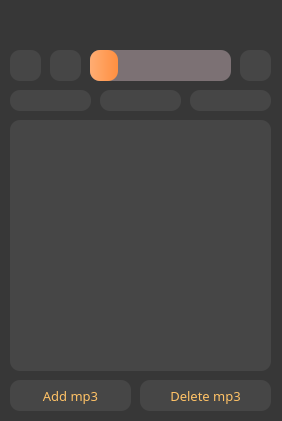
<?xml version="1.0" encoding="UTF-8"?>
<ui version="4.0">
 <class>Form</class>
 <widget class="QWidget" name="Form">
  <property name="geometry">
   <rect>
    <x>0</x>
    <y>0</y>
    <width>282</width>
    <height>421</height>
   </rect>
  </property>
  <property name="windowTitle">
   <string>Audio player</string>
  </property>
  <property name="windowIcon">
   <iconset theme="ico">
    <normaloff>.</normaloff>.</iconset>
  </property>
  <property name="autoFillBackground">
   <bool>false</bool>
  </property>
  <property name="styleSheet">
   <string notr="true">background-color: #373737;</string>
  </property>
  <widget class="QListWidget" name="listWidget">
   <property name="geometry">
    <rect>
     <x>10</x>
     <y>120</y>
     <width>261</width>
     <height>251</height>
    </rect>
   </property>
   <property name="font">
    <font>
     <family>Arial Rounded MT Bold</family>
     <pointsize>9</pointsize>
     <weight>50</weight>
     <bold>false</bold>
    </font>
   </property>
   <property name="styleSheet">
    <string notr="true">QListWidget{
	background-color: #464646;
    color:#ffc266;
border-radius: 10px;
}

</string>
   </property>
  </widget>
  <widget class="QPushButton" name="pushButton_4">
   <property name="geometry">
    <rect>
     <x>10</x>
     <y>380</y>
     <width>121</width>
     <height>31</height>
    </rect>
   </property>
   <property name="font">
    <font>
     <family>Arial Rounded MT Bold</family>
     <pointsize>10</pointsize>
     <weight>50</weight>
     <bold>false</bold>
    </font>
   </property>
   <property name="styleSheet">
    <string notr="true">QPushButton{
	background-color: #464646;
    color:#ffc266;
border-radius: 10px;
}

QPushButton:hover{
	background-color: rgb(100, 100, 100);
}</string>
   </property>
   <property name="text">
    <string>Add mp3</string>
   </property>
  </widget>
  <widget class="QPushButton" name="pushButton_5">
   <property name="geometry">
    <rect>
     <x>140</x>
     <y>380</y>
     <width>131</width>
     <height>31</height>
    </rect>
   </property>
   <property name="font">
    <font>
     <family>Arial Rounded MT Bold</family>
     <pointsize>10</pointsize>
     <weight>50</weight>
     <bold>false</bold>
    </font>
   </property>
   <property name="styleSheet">
    <string notr="true">QPushButton{
	background-color: #464646;
    color:#ffc266;
border-radius: 10px;
}

QPushButton:hover{
	background-color: rgb(100, 100, 100);
}</string>
   </property>
   <property name="text">
    <string>Delete mp3</string>
   </property>
  </widget>
  <widget class="QPushButton" name="pushButton_6">
   <property name="geometry">
    <rect>
     <x>10</x>
     <y>50</y>
     <width>31</width>
     <height>31</height>
    </rect>
   </property>
   <property name="styleSheet">
    <string notr="true">QPushButton{
	background-color: #464646;
    color:#ffc266;
	border-radius: 10px;
}
QPushButton:hover{
	background-color: rgb(100, 100, 100);
}</string>
   </property>
   <property name="text">
    <string/>
   </property>
   <property name="icon">
    <iconset>
     <normaloff>Ico/Audio.png</normaloff>Ico/Audio.png</iconset>
   </property>
   <property name="iconSize">
    <size>
     <width>26</width>
     <height>26</height>
    </size>
   </property>
  </widget>
  <widget class="QPushButton" name="pushButton_7">
   <property name="geometry">
    <rect>
     <x>50</x>
     <y>50</y>
     <width>31</width>
     <height>31</height>
    </rect>
   </property>
   <property name="styleSheet">
    <string notr="true">QPushButton{
	background-color: #464646;
    color:#ffc266;
	border-radius: 10px;
}
QPushButton:hover{
	background-color: rgb(100, 100, 100);
}</string>
   </property>
   <property name="text">
    <string/>
   </property>
   <property name="icon">
    <iconset>
     <normaloff>Ico/minus.png</normaloff>Ico/minus.png</iconset>
   </property>
   <property name="iconSize">
    <size>
     <width>20</width>
     <height>20</height>
    </size>
   </property>
  </widget>
  <widget class="QPushButton" name="pushButton_8">
   <property name="geometry">
    <rect>
     <x>240</x>
     <y>50</y>
     <width>31</width>
     <height>31</height>
    </rect>
   </property>
   <property name="styleSheet">
    <string notr="true">QPushButton{
	background-color: #464646;
    color:#ffc266;
	border-radius: 10px;
}
QPushButton:hover{
	background-color: rgb(100, 100, 100);
}</string>
   </property>
   <property name="text">
    <string/>
   </property>
   <property name="icon">
    <iconset>
     <normaloff>Ico/pluse.png</normaloff>Ico/pluse.png</iconset>
   </property>
   <property name="iconSize">
    <size>
     <width>20</width>
     <height>20</height>
    </size>
   </property>
  </widget>
  <widget class="QLabel" name="label_2">
   <property name="geometry">
    <rect>
     <x>10</x>
     <y>10</y>
     <width>261</width>
     <height>31</height>
    </rect>
   </property>
   <property name="font">
    <font>
     <family>Arial Rounded MT Bold</family>
     <pointsize>10</pointsize>
     <weight>50</weight>
     <bold>false</bold>
    </font>
   </property>
   <property name="styleSheet">
    <string notr="true">QLabel{
    color:#ffc266;
}</string>
   </property>
   <property name="text">
    <string/>
   </property>
  </widget>
  <widget class="QProgressBar" name="progressBar">
   <property name="geometry">
    <rect>
     <x>90</x>
     <y>50</y>
     <width>141</width>
     <height>31</height>
    </rect>
   </property>
   <property name="contextMenuPolicy">
    <enum>Qt::DefaultContextMenu</enum>
   </property>
   <property name="styleSheet">
    <string notr="true">QProgressBar{
	background-color: rgb(124,113,116);
	border-radius: 10px;
	color: white;
}

QProgressBar::chunk{
	background-color:qlineargradient(spread:pad, x1:0, y1:0, x2:1, y2:0, stop:0 rgba(255, 173, 115, 255), stop:1 rgba(255, 143, 64, 255));
	border-radius: 10px;
}</string>
   </property>
   <property name="value">
    <number>20</number>
   </property>
   <property name="textVisible">
    <bool>false</bool>
   </property>
   <property name="orientation">
    <enum>Qt::Horizontal</enum>
   </property>
   <property name="textDirection">
    <enum>QProgressBar::TopToBottom</enum>
   </property>
  </widget>
  <widget class="QPushButton" name="pushButton">
   <property name="geometry">
    <rect>
     <x>10</x>
     <y>90</y>
     <width>81</width>
     <height>21</height>
    </rect>
   </property>
   <property name="styleSheet">
    <string notr="true">QPushButton{
	background-color: #464646;
    color:#ffc266;
	border-radius: 10px;
}
QPushButton:hover{
	background-color: rgb(100, 100, 100);
}</string>
   </property>
   <property name="text">
    <string/>
   </property>
   <property name="icon">
    <iconset>
     <normaloff>Ico/Play.png</normaloff>Ico/Play.png</iconset>
   </property>
  </widget>
  <widget class="QPushButton" name="pushButton_3">
   <property name="geometry">
    <rect>
     <x>100</x>
     <y>90</y>
     <width>81</width>
     <height>21</height>
    </rect>
   </property>
   <property name="styleSheet">
    <string notr="true">QPushButton{
	background-color: #464646;
    color:#ffc266;
border-radius: 10px;
}
QPushButton:hover{
	background-color: rgb(100, 100, 100);
}</string>
   </property>
   <property name="text">
    <string/>
   </property>
   <property name="icon">
    <iconset>
     <normaloff>Ico/Pause.png</normaloff>Ico/Pause.png</iconset>
   </property>
  </widget>
  <widget class="QPushButton" name="pushButton_2">
   <property name="geometry">
    <rect>
     <x>190</x>
     <y>90</y>
     <width>81</width>
     <height>21</height>
    </rect>
   </property>
   <property name="styleSheet">
    <string notr="true">QPushButton{
	background-color: #464646;
    color:#ffc266;
border-radius: 10px;
}

QPushButton:hover{
	background-color: rgb(100, 100, 100);
}</string>
   </property>
   <property name="text">
    <string/>
   </property>
   <property name="icon">
    <iconset>
     <normaloff>Ico/Stop.png</normaloff>Ico/Stop.png</iconset>
   </property>
  </widget>
 </widget>
 <resources/>
 <connections/>
</ui>
